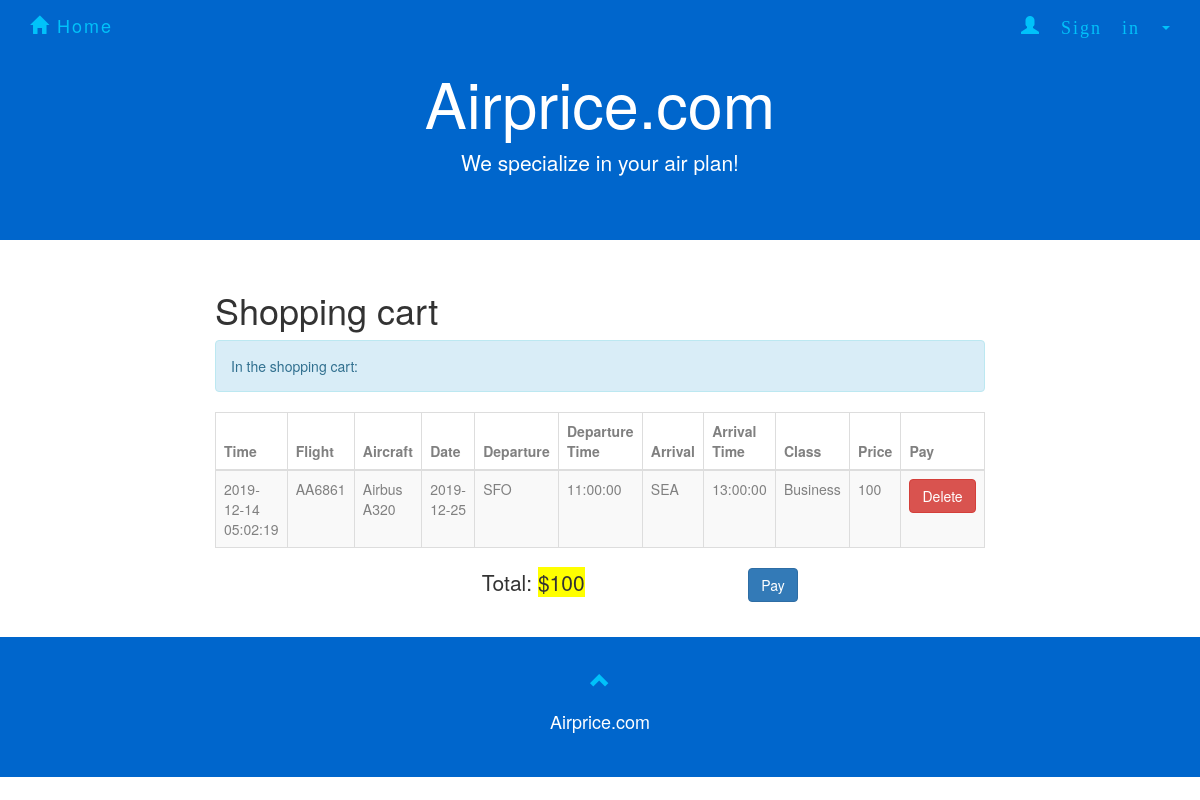
/cartshow.php (signed in), run on the app's committed database.
### tables this page shows
CREATE TABLE `flight` (
  `number` varchar(20) NOT NULL,
  `airplane_id` varchar(10) NOT NULL,
  `departure` varchar(10) NOT NULL,
  `d_time` time NOT NULL,
  `arrival` varchar(10) NOT NULL,
  `a_time` time NOT NULL
);

CREATE TABLE `book` (
  `ID` int(11) NOT NULL,
  `time` datetime NOT NULL,
  `date` date NOT NULL,
  `flightno` varchar(10) NOT NULL,
  `username` varchar(45) NOT NULL,
  `classtype` varchar(20) NOT NULL,
  `paid` int(1) DEFAULT '0'
);

CREATE TABLE `airplane` (
  `ID` varchar(10) NOT NULL,
  `type` varchar(10) NOT NULL,
  `company` varchar(20) NOT NULL
);

CREATE TABLE `class` (
  `number` varchar(10) NOT NULL,
  `name` varchar(20) NOT NULL,
  `capacity` int(11) NOT NULL,
  `price` float NOT NULL
);

### cartshow.php (the view, shortened to what this page needs)
<!DOCTYPE html>
<html>
<html lang="en">
<head>
    <link rel="stylesheet" href="http://maxcdn.bootstrapcdn.com/bootstrap/3.3.5/css/bootstrap.min.css">
    <link rel="stylesheet" href="forcompany.css">
    <link rel="stylesheet" href="homepage.css">
    <link rel="stylesheet" href="AdminSignin.css">
</head>
<body>
    <nav class="navbar navbar-default navbar-fixed-top">
        <div class="container">
            <div class="navbar-header">
                <a class="navbar-brand" href="homepage.html"><span class="glyphicon glyphicon-home"></span> Home</a>
            </div>
            <div class="collapse navbar-collapse" id="myNavbar">
                <ul class="nav navbar-nav navbar-right">
                    <li class="dropdown" id = "new">
                        <a class="dropdown-toggle" data-toggle="dropdown" href="#"><span class="glyphicon glyphicon-user"> Sign in&nbsp;</span><span class="caret"></span>
                        </a>
                          </li>
                        </ul>
            </div>
        </div>
    </nav>
<div class="jumbotron text-center">
        <h1>Airprice.com</h1>
        <p>We specialize in your air plan!</p>
</div>
<div class="container-fluid text-center">
  <div class="row content">
    <div class="col-sm-2 sidenav">
    </div>
    <div class="col-sm-8 text-left">
      <h1>Shopping cart</h1>
<?php
include_once 'dbconnect2.php';
if(!isset($_SESSION['user'])){
    header("Location: customersignin.html");
}else{
    $user = $_SESSION['user'];
$sql = "SELECT FL.number AS FLnumber, company, type, B.ID AS bookid, time, B.date,  departure, d_time, arrival, a_time, C.name AS classname, capacity, price
            FROM flight FL,  class C, airplane AP , book B
            WHERE (FL.number = C.number) AND (B.flightno = c.number) AND (classtype = C.name) AND (FL.airplane_id = AP.ID)
            AND  B.username = '$user' AND paid = '0'
            ORDER BY time";
$result = mysqli_query($con,$sql);
$rowcount = mysqli_num_rows($result);
    if($rowcount == 0){
        echo "<div class='alert alert-info'><strong>Nothing in the shopping cart.</strong></div>";
    }
    else{
    echo "<div class='alert alert-info'>In the shopping cart:</div>";
    echo "<table class='table table-bordered table-striped table-hover'>
          <thead>
          <tr>
            <th>Time</th>
            <th>Flight</th>
            <th>Aircraft</th>
            <th>Date</th>
            <th>Departure</th>
            <th>Departure Time</th>
            <th>Arrival</th>
            <th>Arrival Time</th>
            <th>Class</th>
            <th>Price</th>
            <th>Pay</th>
          </tr>
          </thead>";
    while($row = mysqli_fetch_array($result)) {
        echo "<tbody><tr>";
        echo "<td>" . $row['time'] . "</td>";
        echo "<td>" . $row['FLnumber'] . "</td>";
        echo "<td>" . $row['company']." ".$row['type']. "</td>";
        echo "<td>" . $row['date'] . "</td>";
        echo "<td>" . $row['departure'] . "</td>";
        echo "<td>" . $row['d_time'] . "</td>";
        echo "<td>" . $row['arrival'] . "</td>";
        echo "<td>" . $row['a_time'] . "</td>";
        echo "<td>" . $row['classname'] . "</td>";
        echo "<td>" . $row['price'] . "</td>";
            $seatreserved = "SELECT flightno, classtype, COUNT(*)
                        FROM book B
                        WHERE B.date = '".$row['date']."' AND B.flightno = '".$row['FLnumber']."'AND B.classtype ='".$row['classname']."' AND paid=1
                        GROUP BY flightno, classtype";
            $reserved = mysqli_query($con, $seatreserved);
            $reservedNumber = mysqli_fetch_array($reserved);
            $capacity = mysqli_query($con, "SELECT capacity FROM class C WHERE C.number='".$row['FLnumber']."' AND C.name= '".$row['classname']."'");
            $capacityNumber = mysqli_fetch_array($capacity);
            if(mysqli_num_rows($reserved)>0){
                $availableNumber = $capacityNumber['capacity'] - $reservedNumber['COUNT(*)'];
            }else{
                $availableNumber = $capacityNumber['capacity'];
            }
        if($availableNumber>0){
        echo '<td>
            <form action="cartdelete.php" method="post">
            <input type="hidden" name="bookid" value="'.$row['bookid'].'" >
            <button type="submit" class="btn btn-danger">Delete</button></div>
            </form>
            </td>';
        }else{
            echo "<td><button type='button' class='btn btn-warning' onclick='myFunction()'>No seat Available now</button></td>";
        }
		$sum = mysqli_query($con,"SELECT SUM(price)
							            FROM book B, class C
							            WHERE B.username = '$user' AND paid = '0'
							            AND classtype=C.name AND flightno = C.number");
		$t = mysqli_fetch_array($sum);
		$total = $t['SUM(price)'];
    }
    echo " <form action='pay.php' method='post'>";
    echo "<div class='row'>
			  <div class='col-sm-4'></div>
			  <div class='col-sm-4'><p class='lead'>Total: <span id='total'>$".$total."</span></p></div>
			  <div class='col-sm-4'><button type='submit' class='btn btn-primary'>Pay</button></div>
			</div>";
    echo "</form>";
    echo "<br>";
    }
}
?>
    </div>
  </div>
<footer class="container-fluid text-center">
        <a href="#signUpPage" title="To Top">
            <span class="glyphicon glyphicon-chevron-up"></span>
        </a>
        <p>Airprice.com</p>
</footer>
</body>
</html>

### forcompany.css (style rules this page uses)
.jumbotron { background-color: #0066cc; color: #ffffff; }
.navbar { margin-bottom: 0; background-color: #0066cc; border: 0; font-size: 18px !important; letter-spacing: 2px; opacity: 0.9; }
.navbar li a, .navbar .navbar-brand { color: #00ccff !important; }
footer { background-color: #0066cc; color: #fff; padding: 32px; font-size: 18px; }
footer .glyphicon { font-size: 20px; margin-bottom: 20px; color: #00ccff; opacity: 0.9; }
#total { background-color: yellow; }

### AdminSignin.css (style rules this page uses)
th { width: 50px; height: 10px; color: gray; }
td { color: gray; }

### data on the page
flight: book.time "2019-12-14 05:02:19", number "AA6861", airplane.company "Airbus", airplane.type "A320", book.date "2019-12-25", departure "SFO", d_time "11:00:00", arrival "SEA", a_time "13:00:00", class.name "Business", class.price "100"

### other printed values
$total "100"
